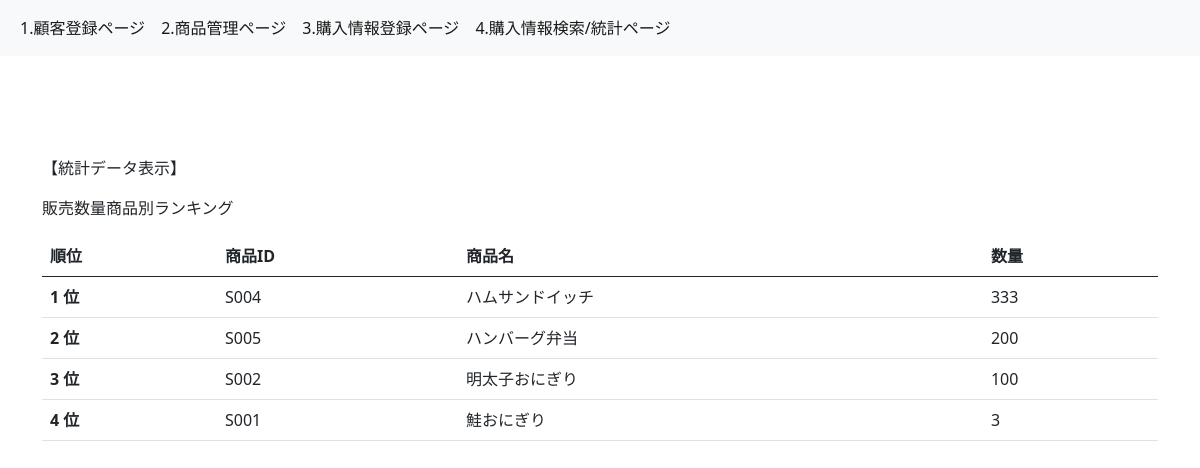
/ranking_items, run on the app's committed database.
### models.py (models this page shows, shortened)
class Purchase_detail(db.Model):
    __tablename__="purchase_details"
    purchase_id = db.Column(db.Integer,db.ForeignKey("purchases.purchase_id"),primary_key=True)
    item_id = db.Column(db.String,db.ForeignKey("items.item_id"),primary_key=True)
    quantity = db.Column(db.Integer,nullable=False)

class Item(db.Model):
    __tablename__="items"
    item_id = db.Column(db.String,primary_key=True)
    item_name = db.Column(db.String,nullable=False)
    price = db.Column(db.Integer)
    purchase_details = db.relationship("Purchase_detail",backref="items",cascade="delete")

### app.py (the view)
@app.route("/ranking_items",methods=["GET","POST"])
def ranking_items():
    statistics_type = "販売数量商品別ランキング"
    purchase_details = Purchase_detail.query.all()
    item_count_dict ={} # {item_id_A:総数量, item_id_B:総数量}
    for purchase_detail in purchase_details:
        item_id = purchase_detail.item_id
        quantity = purchase_detail.quantity
        if quantity:
            if item_count_dict.get(item_id) is None:
                item_count_dict[item_id] = quantity
            else:
                item_count_dict[item_id] += quantity
    item_count_dict = sorted(item_count_dict.items(),key=lambda x:x[1],reverse=True)
    items = []
    for index,item_tuple in enumerate(item_count_dict):
        item = list(item_tuple)
        item_name = Item.query.filter_by(item_id=item[0]).first().item_name
        item.append(item_name)
        item.append(str(index+1)+" 位")
        items.append(item)
    return render_template("4-3_result_ranking_items.html",statistics_type=statistics_type,items=items)

### templates/4-3_result_ranking_items.html
{% extends "base.html" %} {% block content %}
<p>【統計データ表示】</p>
<p>{{statistics_type}}</p>
<table class="table">
  <thead>
    <tr>
      <th scope="col">順位</th>
      <th scope="col">商品ID</th>
      <th scope="col">商品名</th>
      <th scope="col">数量</th>
    </tr>
  </thead>
  <tbody>
    {% for item in items %}
    <tr>
      <th scope="row">{{item[3]}}</th>
      <td>{{item[0]}}</td>
      <td>{{item[2]}}</td>
      <td>{{item[1]}}</td>
    </tr>
    {% endfor %}
  </tbody>
</table>
<br />
<br />
{% endblock %}

### data on the page
Purchase_detail: item "S004", quantity "333"
Item: item_name "ハムサンドイッチ"
Purchase_detail: item "S005"
Item: item_name "ハンバーグ弁当"
Purchase_detail: item "S002"
Item: item_name "明太子おにぎり"
Purchase_detail: item "S001"
Item: item_name "鮭おにぎり"

### other printed values
{{ statistics_type }} "販売数量商品別ランキング"
{{ item[3] }} "1 位" "2 位" "3 位" "4 位"
{{ item[1] }} "200" "100" "3"
